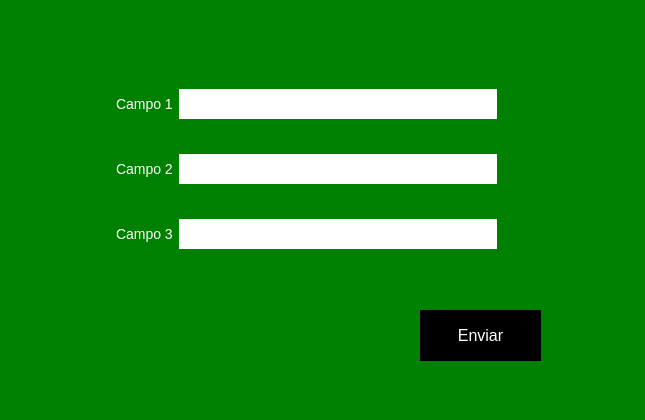
<?xml version="1.0" encoding="UTF-8"?>
<ui version="4.0">
 <class>Dialog</class>
 <widget class="QDialog" name="Dialog">
  <property name="geometry">
   <rect>
    <x>0</x>
    <y>0</y>
    <width>645</width>
    <height>420</height>
   </rect>
  </property>
  <property name="windowTitle">
   <string>Dialog</string>
  </property>
  <property name="styleSheet">
   <string notr="true">QDialog{background-color: green; 
font-family:arial, verdana;
}

QLineEdit{
border:0;
font-size:14px;
height:30px

}

QLabel{
color: #fff;
font-size: 14px;
}

QPushButton#Boton{
background-color: #000;
color: #fff;
font-size:16px;
border:0;
}

QPushButton#Boton:hover{
background-color: orange;
}</string>
  </property>
  <widget class="QPushButton" name="Boton">
   <property name="geometry">
    <rect>
     <x>420</x>
     <y>310</y>
     <width>121</width>
     <height>51</height>
    </rect>
   </property>
   <property name="text">
    <string>Enviar</string>
   </property>
  </widget>
  <widget class="QWidget" name="">
   <property name="geometry">
    <rect>
     <x>116</x>
     <y>60</y>
     <width>381</width>
     <height>221</height>
    </rect>
   </property>
   <layout class="QGridLayout" name="gridLayout">
    <item row="0" column="0">
     <widget class="QLabel" name="label">
      <property name="text">
       <string>Campo 1</string>
      </property>
     </widget>
    </item>
    <item row="0" column="1">
     <widget class="QLineEdit" name="lineEdit">
      <property name="text">
       <string/>
      </property>
     </widget>
    </item>
    <item row="1" column="0">
     <widget class="QLabel" name="label_2">
      <property name="text">
       <string>Campo 2</string>
      </property>
     </widget>
    </item>
    <item row="1" column="1">
     <widget class="QLineEdit" name="lineEdit_2">
      <property name="text">
       <string/>
      </property>
     </widget>
    </item>
    <item row="2" column="0">
     <widget class="QLabel" name="label_3">
      <property name="text">
       <string>Campo 3</string>
      </property>
     </widget>
    </item>
    <item row="2" column="1">
     <widget class="QLineEdit" name="lineEdit_3"/>
    </item>
   </layout>
  </widget>
 </widget>
 <resources/>
 <connections/>
</ui>
